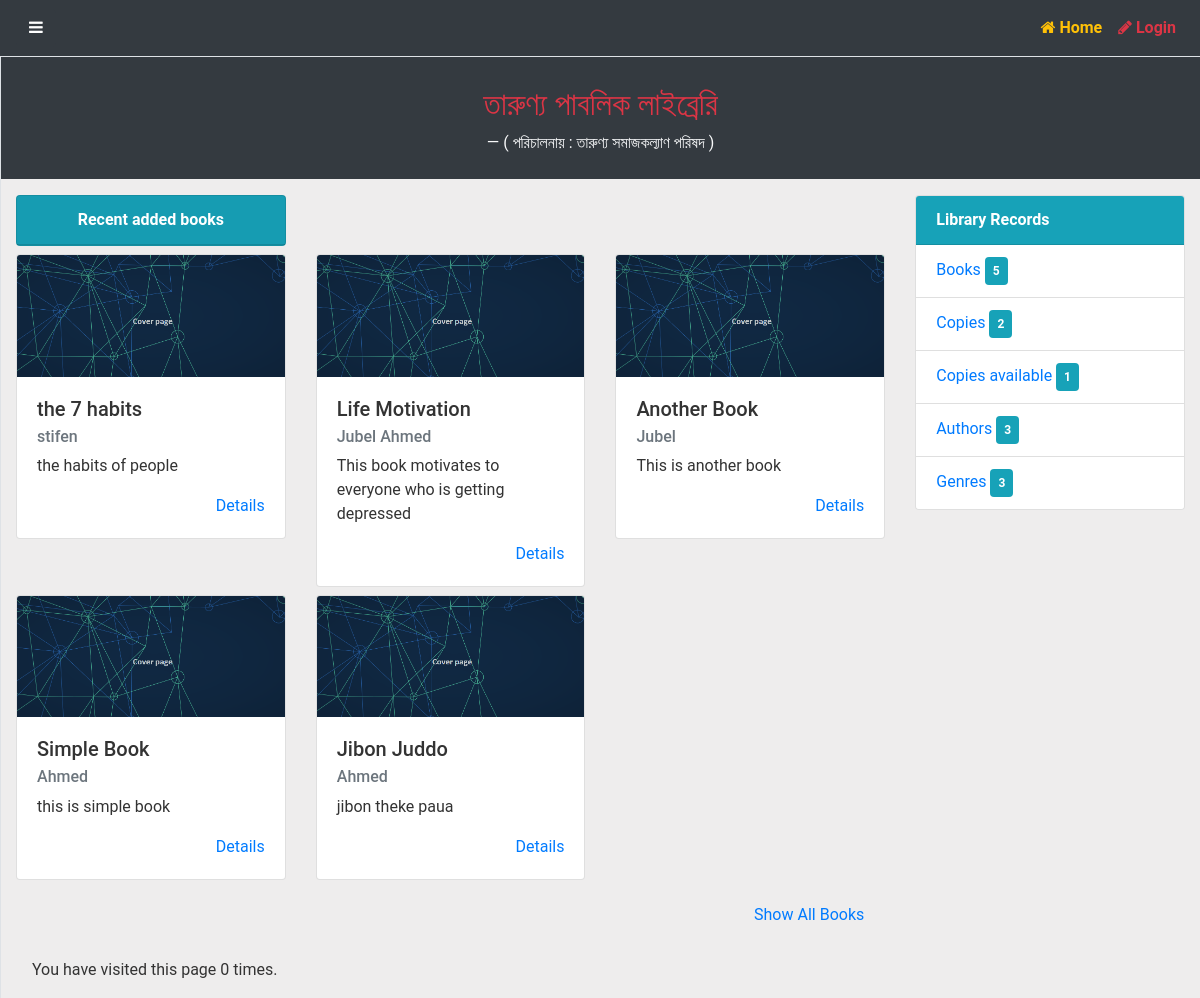
The app's page /catalog/, older data.
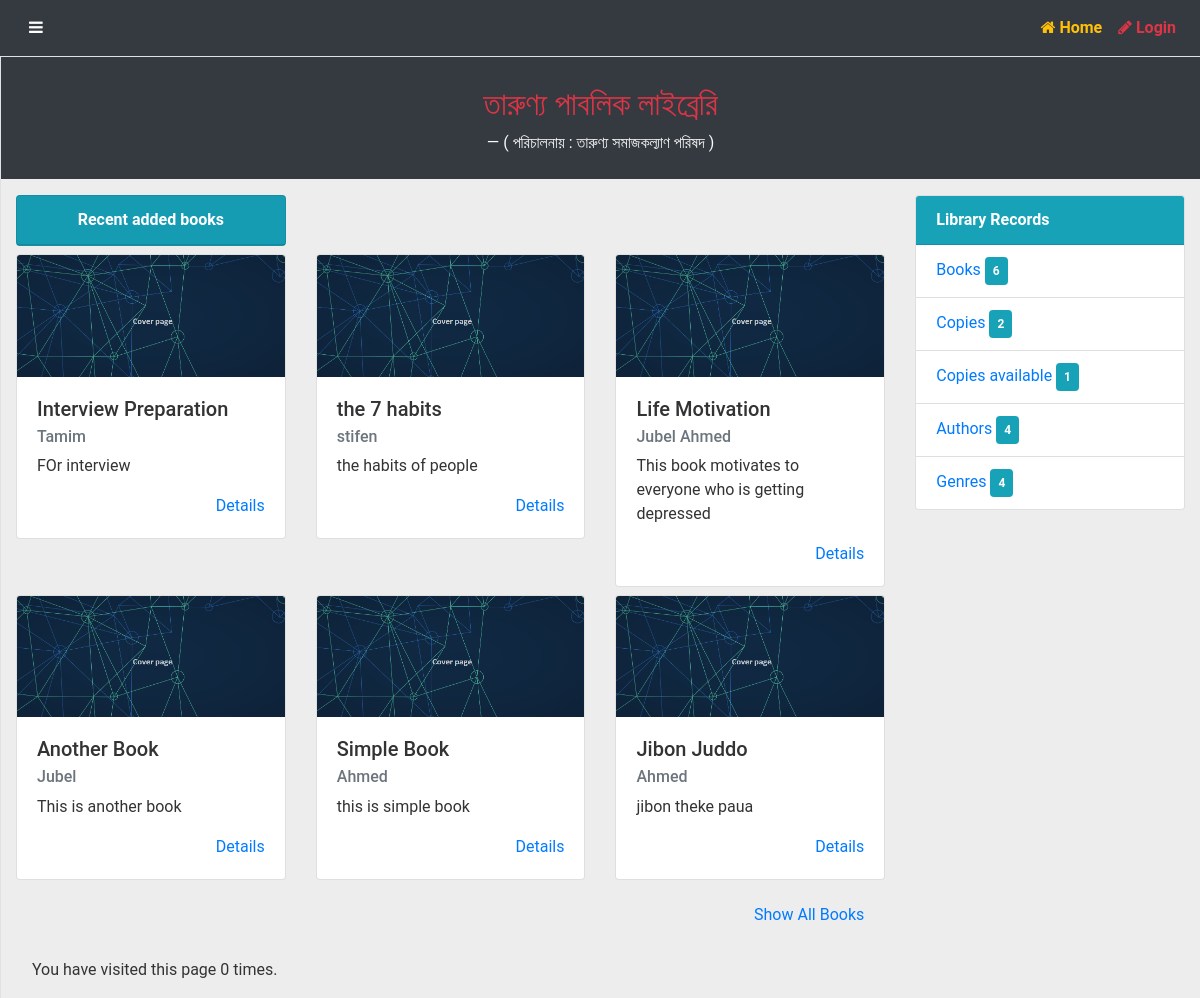
The same page, newer data.
### catalog/models.py (models this page shows, shortened)
class Book(models.Model):
    title = models.CharField(max_length=200)
    author = models.ManyToManyField('Author')
    language = models.ForeignKey('Language',on_delete=models.SET_NULL,null=True)
    summery = models.TextField(help_text='Enter a brief description of the book')
    isbn = models.CharField('ISBN', max_length=13, help_text='13 Character <a href="https://www.isbn-international.org/content/what-isbn">ISBN number</a>')
    genre = models.ManyToManyField(Genre,help_text='Select a genre for this book')
    book_added_date = models.DateTimeField(auto_now_add=True)
    def get_absolute_url(self):
        return reverse('book-detail',args=[str(self.id)])
    def display_genre(self):
        return ', '.join(genre.name for genre in self.genre.all()[:3])
    display_genre.short_description = 'Genre'
    def show_author(self):
        return ' '.join(author.first_name for author in self.author.all()[:3])
    show_author.short_description = 'Author'

class Author(models.Model):
    first_name = models.CharField(max_length=100)
    last_name = models.CharField(max_length=100)
    date_of_birth = models.DateField(null=True, blank=True)
    date_of_death = models.DateField('Died', null=True, blank=True)
    class Meta:
        ordering=['last_name','first_name']

### catalog/views.py (the view)
# urls.py: path('',views.index,name='home'),
def index(request):
    num_books = Book.objects.all().count()
    num_instances = BookInstance.objects.all().count()
    num_book_instance_available = BookInstance.objects.filter(status__exact='a').count()
    num_authors = Author.objects.all().count()
    num_genres = Genre.objects.all().count()
    all_books = Book.objects.order_by('-book_added_date')[:6]
    num_visits = request.session.get('num_visits',0)
    request.session['num_visits'] = num_visits + 1
    context = {
        'num_books':num_books,
        'num_instances':num_instances,
        'num_book_instance_available':num_book_instance_available,
        'num_authors':num_authors,
        'num_genres':num_genres,
        'all_books':all_books,
        'num_visits':num_visits,
    }
    return render(request,'index.html',context=context)

### catalog/templates/index.html (shortened to what this page needs)
{% extends 'base_generic.html' %}
{% load static %}
{% block content %}
<div >
   <div class="row bg-dark mb-3 justify-content-center ">
      <div class="col-sm-12 col-md-6 col-lg-6 ">
         <blockquote class="pt-2 blockquote text-center " style=" border-radius: 25px;">
            <h2 class="text-danger " style="padding-top: 1.3rem;">তারুণ্য পাবলিক লাইব্রেরি</h2>
            <footer class="blockquote-footer text-center text-light bg-dark pb-2">( পরিচালনায় : তারুণ্য
               সমাজকল্যাণ পরিষদ ) </footer>
         </blockquote>
      </div>
   </div>
   <div class="row ">
      <div class="col-sm-12 col-md-9 col-lg-9">
         <div class="row">
            <div class="col-sm-12 col-md-4 col-lg-4">
               <div class=" mb-2 card text-center bg-info">
                  <div class="card-header text-white">
                     <strong> Recent added books</strong>
                  </div>
               </div>
            </div>
         </div>
         <div class="row">
            {% if all_books %}
            {% for book in all_books %}
            <div class="col-sm-10 col-md-6 col-lg-4 mb-2 ">
               <div class="card" style="width: 100%;">
                  <img class="card-img-top" src="{% static 'img/book_cover.png' %}" alt="Cover Page">
                  <div class="card-body">
                     <h5 class="card-title"> {{book.title}}</h5>
                     <h6 class="card-subtitle mb-2 text-muted">{{book.show_author}}</h6>
                     <p class="card-text">{{book.summery}}</p>
                     <a href="{{ book.get_absolute_url }}" class="card-link " style="float: right;">Details</a>
                  </div>
               </div>
            </div>
            {% endfor %}
            <div class="col-sm-12">
               <button style="float: right;" class="btn m-2"><a href="{% url 'books' %}">Show All Books</a></button>
            </div>
            {% else %}
            <p class="pl-3 py-5">There are no books in the library.</p>
            {% endif %}
         </div>
      </div>
      <div class="col-sm-12 col-md-3 col-lg-3">
         <div class="card" >
            <div class="card-header bg-info text-white">
               <strong> Library Records </strong>
            </div>
            <ul class="list-group list-group-flush">
               <li class="list-group-item text-primary">
                  Books <span class="badge badge-info p-2">{{ num_books }} </span>
               </li>
               <li class="list-group-item text-primary">
                  Copies <span class="badge badge-info p-2">{{ num_instances }} </span>
               </li>
               <li class="list-group-item text-primary">
                  Copies available <span class="badge badge-info p-2">{{num_book_instance_available }} </span>
               </li>
               <li class="list-group-item text-primary">
                  Authors <span class="badge badge-info p-2">{{ num_authors }} </span>
               </li>
               <li class="list-group-item text-primary">
                  Genres <span class="badge badge-info p-2">{{ num_genres }} </span>
               </li>
            </ul>
         </div>
      </div>
      <div class="col-sm-12">
         <div class="mt-3 ml-3 mb-3">
            <p>You have visited this page {{ num_visits }}{% if num_visits == 1 %} time{% else %} times{% endif %}.</p>
         </div>
      </div>
   </div>
</div>
{% endblock %}

Row changes from the older to the newer data that the page shows:
added Book: title "Interview Preparation", show_author "Tamim", summery "FOr interview"
Text that changed along with them:
{{ num_books }}: "5" → "6"
{{ num_authors }}: "3" → "4"
{{ num_genres }}: "3" → "4"
